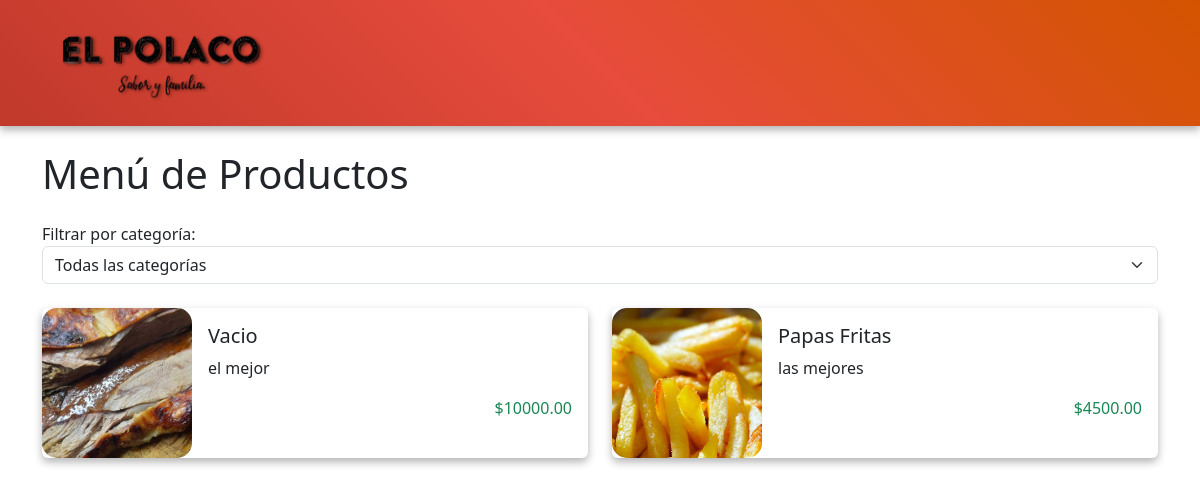
The page / on the database its author committed.
### Parrilla/models.py (models this page shows, shortened)
class Producto(models.Model):
    nombre = models.CharField(max_length=100)
    precio = models.DecimalField(max_digits=10, decimal_places=2)
    descripcion = models.TextField()
    imagen = models.ImageField(upload_to='productos')
    categoria = models.CharField(max_length=50, choices=[
        ('sandwiches', 'Sandwiches'),
        ('porciones', 'Porciones'),
        ('ensaladas', 'Ensaladas'),
        ('papas', 'Papas'),
        ('bebidas', 'Bebidas'),
    ])

### Parrilla/views.py (the view)
# urls.py: path('', views.ver_menu, name='ver_menu'),
def ver_menu(request):
    categoria = request.GET.get('categoria')  # Obtener la categoría seleccionada desde la URL
    if categoria:
        productos = Producto.objects.filter(categoria=categoria)  # Filtrar por categoría seleccionada
    else:
        productos = Producto.objects.all()  # Mostrar todos los productos si no se selecciona categoría
    categorias = Producto._meta.get_field('categoria').choices
    return render(request, 'Parrilla/menu.html', {
        'productos': productos,
        'categorias': categorias,
        'categoria_seleccionada': categoria  # Para que el select recuerde la categoría seleccionada
    })

### Parrilla/templates/Parrilla/menu.html (shortened to what this page needs)
<!DOCTYPE html>
<html lang="en">
<head>
    {% load bootstrap5 %}
    {% bootstrap_css %}
</head>
<body class="bg-gray" >
    <nav class="navbar bg-body-tertiary navbar-expand-lg navbar-light">
        <div class="container">
          <a class="navbar-brand" href="#">
            <img src="productos/logo.png" alt="logo" width="250" height="100">
          </a>
        </div>
      </nav>
      <div class="container mt-4">
        <h1 class="mb-4">Menú de Productos</h1>
    <form method="GET" action="" class="mb-4">
        <label for="categoria-select">Filtrar por categoría:</label>
        <select id="categoria-select" name="categoria" onchange="this.form.submit()" class="form-select">
            <option value="">Todas las categorías</option>
        </select>
    </form>
        <div class="row">
            {% for producto in productos %}
                <div class="col-md-6 mb-4">
                    <div class="card d-flex flex-row border-radius-1">
                        <img src="{{ producto.imagen.url }}" class="producto-imagen card-img-left" alt="{{ producto.nombre }}">
                        <div class="card-body">
                            <h5 class="card-title">{{ producto.nombre }}</h5>
                            <p class="card-text">{{ producto.descripcion }}</p>
                            <p class="text-end text-success">${{ producto.precio }}</p>
                        </div>
                    </div>
                </div>
                {% if forloop.counter|divisibleby:2 %}
                    </div><div class="row">
                {% endif %}
            {% endfor %}
        </div>
    </div>
</body>
</html>

### Parrilla/templates/Parrilla/menu.html (style rules this page uses)
.producto-imagen { width: 150px; height: 150px; object-fit: cover; border-radius: 15px; }
.card { min-height: 150px; }
body { background-color: linear-gradient(45deg, #c0392b, #e74c3c, #d35400); }
.navbar { background: linear-gradient(45deg, #c0392b, #e74c3c, #d35400); box-shadow: 0 4px 8px rgba(0, 0, 0, 0.3); }
.card { background-color: transparent; border: none; box-shadow: 0 4px 8px rgba(0, 0, 0, 0.3); }

### rows shown on the page
Producto: imagen (picture), nombre "Vacio", descripcion "el mejor", precio "10000.00"
Producto: imagen (picture), nombre "Papas Fritas", descripcion "las mejores", precio "4500.00"
